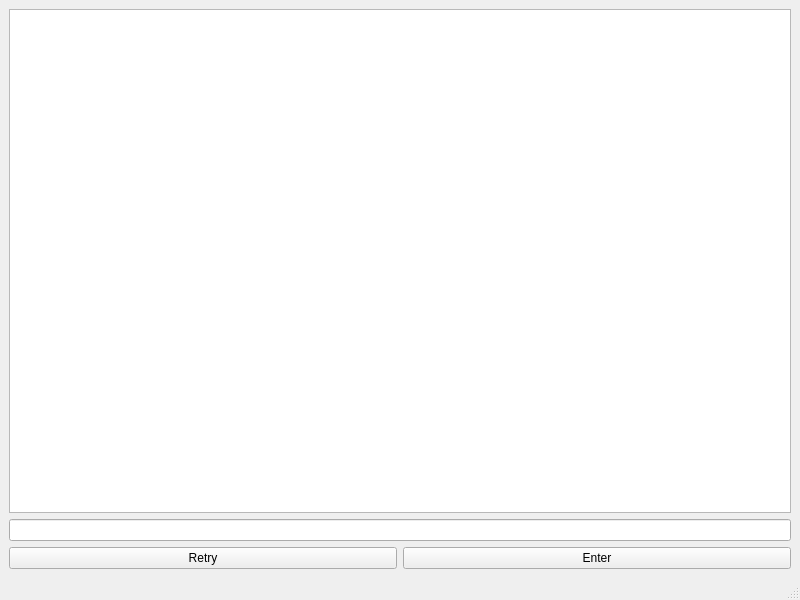
<?xml version="1.0" encoding="UTF-8"?>
<ui version="4.0">
 <class>MainWindow</class>
 <widget class="QMainWindow" name="MainWindow">
  <property name="geometry">
   <rect>
    <x>0</x>
    <y>0</y>
    <width>800</width>
    <height>600</height>
   </rect>
  </property>
  <property name="windowTitle">
   <string>MainWindow</string>
  </property>
  <widget class="QWidget" name="centralwidget">
   <property name="autoFillBackground">
    <bool>false</bool>
   </property>
   <layout class="QVBoxLayout" name="verticalLayout_2">
    <item>
     <widget class="QTextEdit" name="chatView">
      <property name="readOnly">
       <bool>true</bool>
      </property>
     </widget>
    </item>
    <item>
     <widget class="QLineEdit" name="inputEdit"/>
    </item>
    <item>
     <layout class="QHBoxLayout" name="horizontalLayout_2">
      <item>
       <widget class="QPushButton" name="pushButtonRetry">
        <property name="text">
         <string>Retry</string>
        </property>
       </widget>
      </item>
      <item>
       <widget class="QPushButton" name="pushButtonEnter">
        <property name="text">
         <string>Enter</string>
        </property>
       </widget>
      </item>
     </layout>
    </item>
   </layout>
  </widget>
  <widget class="QMenuBar" name="menubar">
   <property name="geometry">
    <rect>
     <x>0</x>
     <y>0</y>
     <width>800</width>
     <height>20</height>
    </rect>
   </property>
  </widget>
  <widget class="QStatusBar" name="statusbar"/>
 </widget>
 <resources/>
 <connections/>
</ui>
